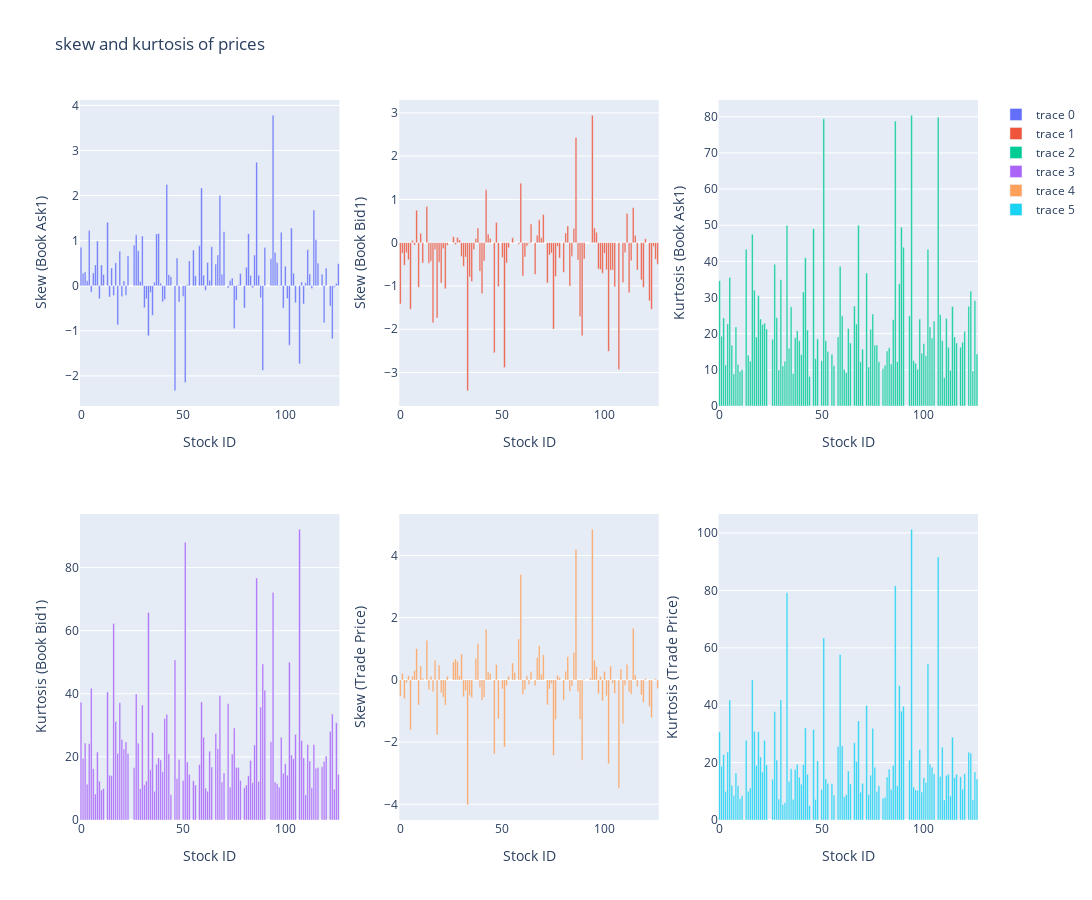
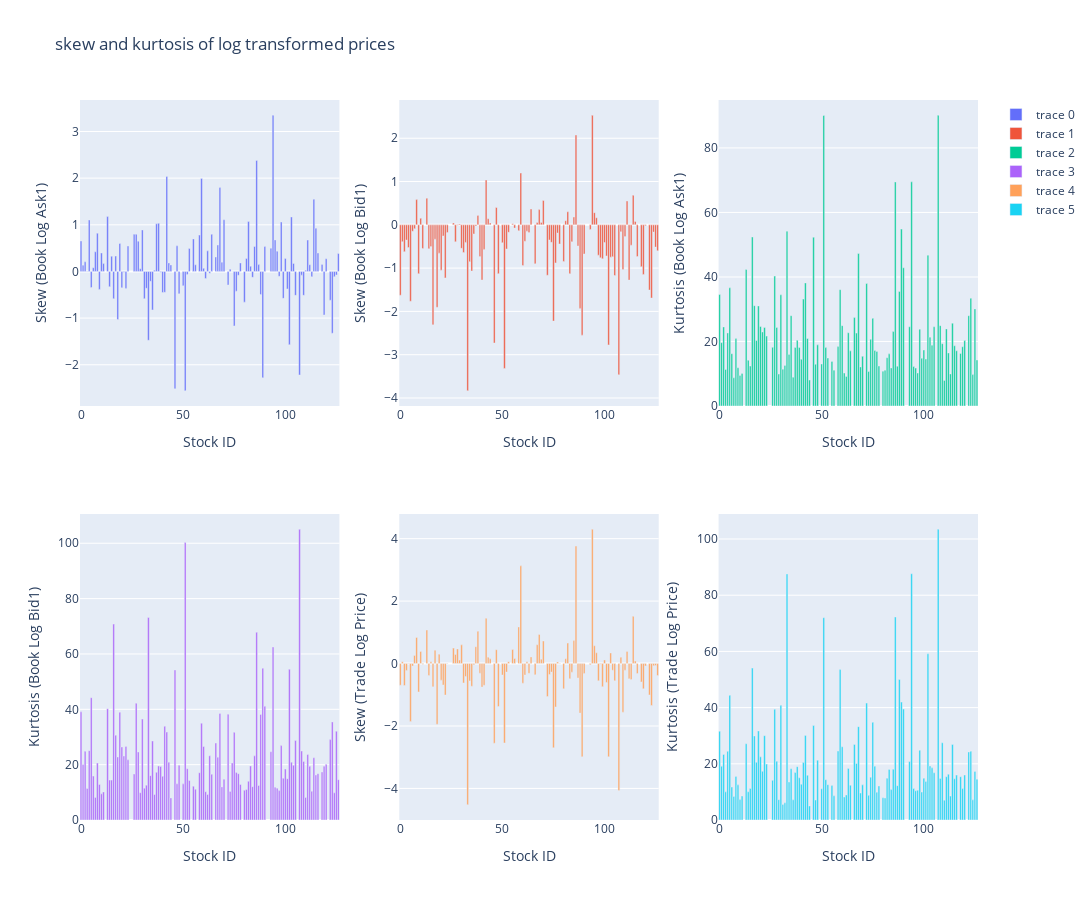

The cell these charts' notebook holds for them, in order:
### Code cell
# analyzed effect of log transformation on the skew and kurtosis and mean.

unique_stock_ids = np.array([  0,   1,   2,   3,   4,   5,   6,   7,   8,   9,  10,  11,  13,
        14,  15,  16,  17,  18,  19,  20,  21,  22,  23,  26,  27,  28,
        29,  30,  31,  32,  33,  34,  35,  36,  37,  38,  39,  40,  41,
        42,  43,  44,  46,  47,  48,  50,  51,  52,  53,  55,  56,  58,
        59,  60,  61,  62,  63,  64,  66,  67,  68,  69,  70,  72,  73,
        74,  75,  76,  77,  78,  80,  81,  82,  83,  84,  85,  86,  87,
        88,  89,  90,  93,  94,  95,  96,  97,  98,  99, 100, 101, 102,
       103, 104, 105, 107, 108, 109, 110, 111, 112, 113, 114, 115, 116,
       118, 119, 120, 122, 123, 124, 125, 126])

st_skew_book_log_ask1 = []
st_skew_book_log_bid1 = []
st_kurt_book_log_ask1 = []
st_kurt_book_log_bid1 = []
st_skew_trade_log_price = []
st_kurt_trade_logprice = []

st_skew_book_ask1 = []
st_skew_book_bid1 = []
st_kurt_book_ask1 = []
st_kurt_book_bid1 = []
st_skew_trade_price = []
st_kurt_trade_price = []


for st in unique_stock_ids:
    book_data = pd.read_parquet(os.path.join(data_dir, 'book_{}.parquet/stock_id={}/'.format('train', st)))
    trade_data = pd.read_parquet(os.path.join(data_dir, 'trade_{}.parquet/stock_id={}/'.format('train', st)))
    book_data['log_bid_price1'] = book_data['bid_price1'].apply(np.log)
    book_data['log_ask_price1'] = book_data['ask_price1'].apply(np.log)
    trade_data['log_price'] = trade_data['price'].apply(np.log)

    st_skew_book_log_ask1.append(skew(book_data['log_ask_price1']))
    st_skew_book_log_bid1.append(skew(book_data['log_bid_price1']))
    st_kurt_book_log_ask1.append(kurtosis(book_data['log_ask_price1']))
    st_kurt_book_log_bid1.append(kurtosis(book_data['log_bid_price1']))
    st_skew_trade_log_price.append(skew(trade_data['log_price']))
    st_kurt_trade_logprice.append(kurtosis(trade_data['log_price']))

    st_skew_book_ask1.append(skew(book_data['ask_price1']))
    st_skew_book_bid1.append(skew(book_data['bid_price1']))
    st_kurt_book_ask1.append(kurtosis(book_data['ask_price1']))
    st_kurt_book_bid1.append(kurtosis(book_data['bid_price1']))
    st_skew_trade_price.append(skew(trade_data['price']))
    st_kurt_trade_price.append(kurtosis(trade_data['price']))
    
    # print(book_data['log_bid_price1'].describe())
    # book_data['log_bid_price1'] = book_data['bid_price1'].apply(np.log)
    # book_data.hist(column=['bid_price1','log_bid_price1'], bins=100, figsize=(20,10))

# Create subplots with 2 rows and 3 columns
fig = sub_plots.make_subplots(rows=2, cols=3)

# Add plots to the subplots
fig.add_trace(go.Bar(x=unique_stock_ids, y=st_skew_book_ask1), row=1, col=1)
fig.add_trace(go.Bar(x=unique_stock_ids, y=st_skew_book_bid1), row=1, col=2)
fig.add_trace(go.Bar(x=unique_stock_ids, y=st_kurt_book_ask1), row=1, col=3)
fig.add_trace(go.Bar(x=unique_stock_ids, y=st_kurt_book_bid1), row=2, col=1)
fig.add_trace(go.Bar(x=unique_stock_ids, y=st_skew_trade_price), row=2, col=2)
fig.add_trace(go.Bar(x=unique_stock_ids, y=st_kurt_trade_price), row=2, col=3)
# Update x-axis and y-axis labels for each plot
fig.update_xaxes(title_text="Stock ID", row=1, col=1)
fig.update_yaxes(title_text="Skew (Book Ask1)", row=1, col=1)

fig.update_xaxes(title_text="Stock ID", row=1, col=2)
fig.update_yaxes(title_text="Skew (Book Bid1)", row=1, col=2)

fig.update_xaxes(title_text="Stock ID", row=1, col=3)
fig.update_yaxes(title_text="Kurtosis (Book Ask1)", row=1, col=3)

fig.update_xaxes(title_text="Stock ID", row=2, col=1)
fig.update_yaxes(title_text="Kurtosis (Book Bid1)", row=2, col=1)

fig.update_xaxes(title_text="Stock ID", row=2, col=2)
fig.update_yaxes(title_text="Skew (Trade Price)", row=2, col=2)

fig.update_xaxes(title_text="Stock ID", row=2, col=3)
fig.update_yaxes(title_text="Kurtosis (Trade Price)", row=2, col=3)

# Update layout
fig.update_layout(height=900, width=1600, title_text="skew and kurtosis of prices")
fig.update_traces(showlegend=True)

# Show the figure
fig.show()



# Create subplots with 2 rows and 3 columns
fig = sub_plots.make_subplots(rows=2, cols=3)

# Add plots to the subplots
fig.add_trace(go.Bar(x=unique_stock_ids, y=st_skew_book_log_ask1), row=1, col=1)
fig.add_trace(go.Bar(x=unique_stock_ids, y=st_skew_book_log_bid1), row=1, col=2)
fig.add_trace(go.Bar(x=unique_stock_ids, y=st_kurt_book_log_ask1), row=1, col=3)
fig.add_trace(go.Bar(x=unique_stock_ids, y=st_kurt_book_log_bid1), row=2, col=1)
fig.add_trace(go.Bar(x=unique_stock_ids, y=st_skew_trade_log_price), row=2, col=2)
fig.add_trace(go.Bar(x=unique_stock_ids, y=st_kurt_trade_logprice), row=2, col=3)
# Update x-axis and y-axis labels for each plot
fig.update_xaxes(title_text="Stock ID", row=1, col=1)
fig.update_yaxes(title_text="Skew (Book Log Ask1)", row=1, col=1)

fig.update_xaxes(title_text="Stock ID", row=1, col=2)
fig.update_yaxes(title_text="Skew (Book Log Bid1)", row=1, col=2)

fig.update_xaxes(title_text="Stock ID", row=1, col=3)
fig.update_yaxes(title_text="Kurtosis (Book Log Ask1)", row=1, col=3)

fig.update_xaxes(title_text="Stock ID", row=2, col=1)
fig.update_yaxes(title_text="Kurtosis (Book Log Bid1)", row=2, col=1)

fig.update_xaxes(title_text="Stock ID", row=2, col=2)
fig.update_yaxes(title_text="Skew (Trade Log Price)", row=2, col=2)

fig.update_xaxes(title_text="Stock ID", row=2, col=3)
fig.update_yaxes(title_text="Kurtosis (Trade Log Price)", row=2, col=3)

# Update layout
fig.update_layout(height=900, width=1600, title_text="skew and kurtosis of log transformed prices")
fig.update_traces(showlegend=True)

# Show the figure
fig.show()
